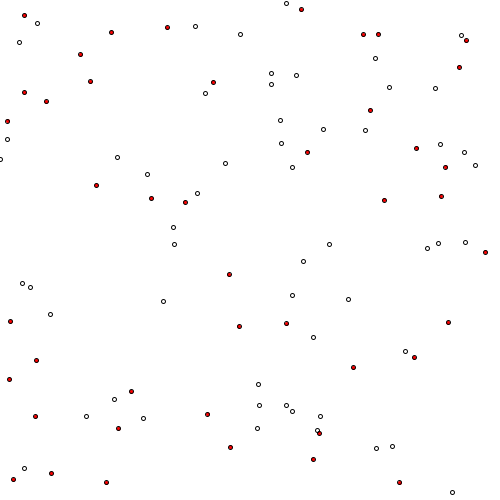
Frame 1 (no input)
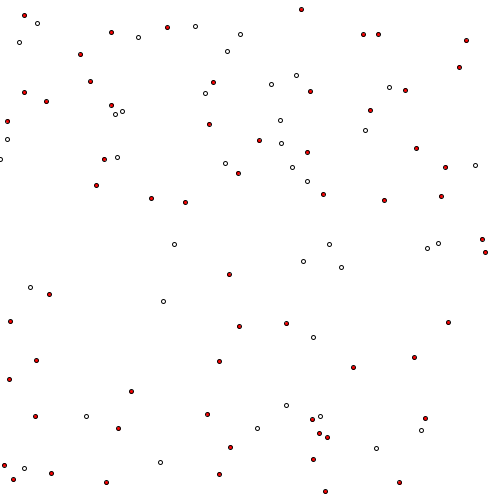
Frame 60 (the mouse pressed at the canvas centre just before this capture)
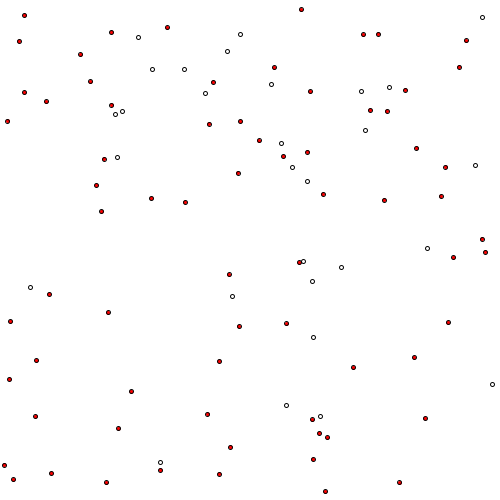
Frame 120 (the mouse held since frame 60 and released just before this capture)

The Processing sketch that drew these frames (run headless with seeded random() and noise(); from frame 60 on, the mouse is pressed at the canvas centre):

// Processing sketch: fixunfix
// ── fixunfix.pde
class PV extends PVector {

  PV(float x, float y) {
    super(x, y);
  }

  PV(float x, float y, float z) {
    super(x, y, z);
  }
  boolean fixed = false;  
  void fix() {
    fixed = true;
  }

  void unfix() {
    fixed = false;
  }
}

ArrayList<PV> vs = new ArrayList<PV>();

void setup() {

  size(500, 500);
  for (int i = 0; i < 100; i += 1) {
    PV p = new PV(random(height), random(width));

    if (random(1) < 0.5) {
      p.fix();
    }

    vs.add(p);
  }
}

void draw() {
  background(255);
  stroke(0);
  noFill();
  for (PV p : vs) {
    if (p.fixed) {
      fill(255,0,0);
    } else {
      noFill();
    }
    ellipse(p.x, p.y, 4, 4);
  }

  int r = floor(random(vs.size()));

  if (!vs.get(r).fixed) {
    vs.remove(r);
  }

  while (vs.size() < 100) {
    PV p = new PV(random(height), random(width));

    if (random(1) < 0.5) {
      p.fix();
    }

    vs.add(p);
  }
}
